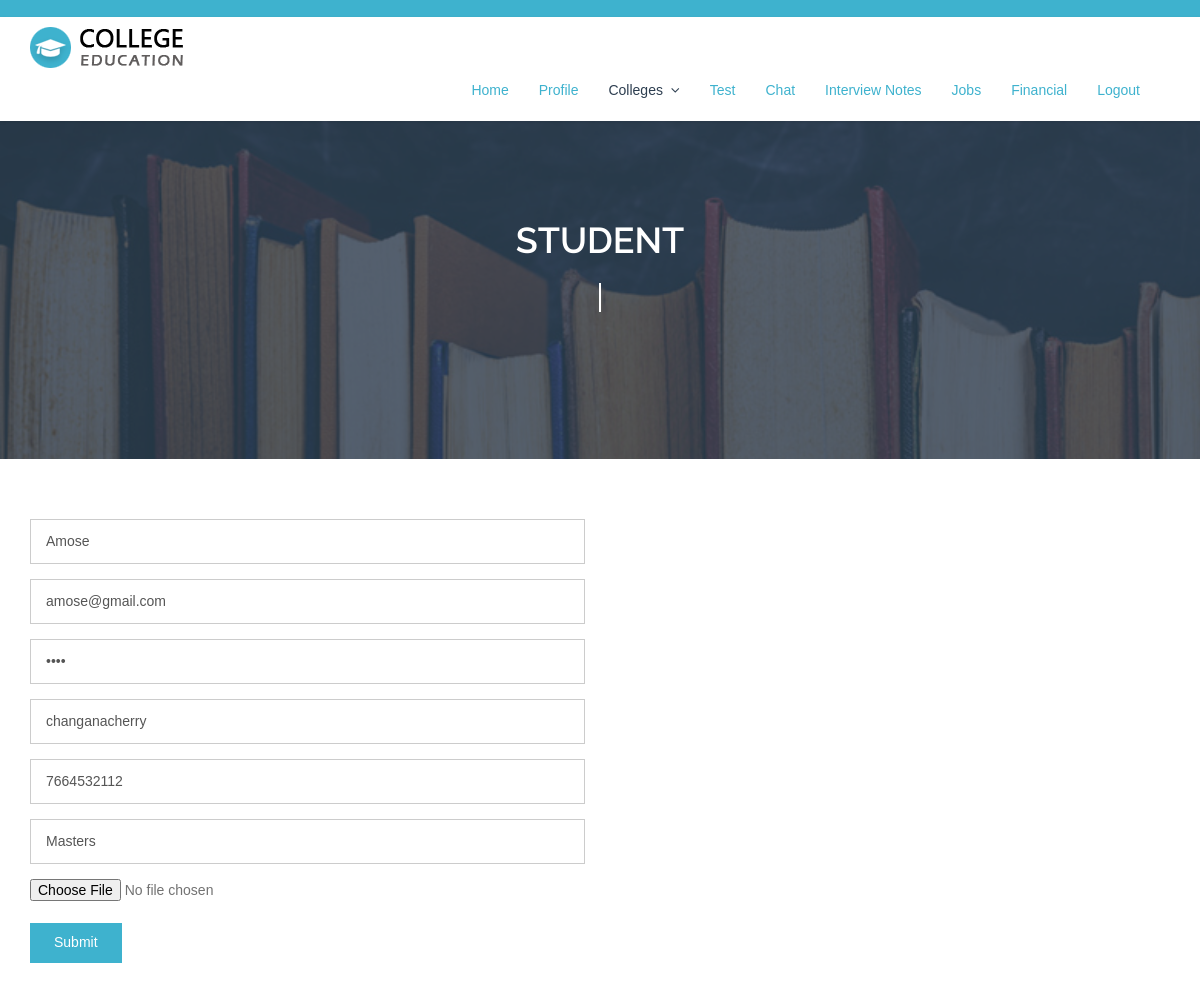
The page /UpdateStud?uid=26 (upper part) on the database as committed earlier.
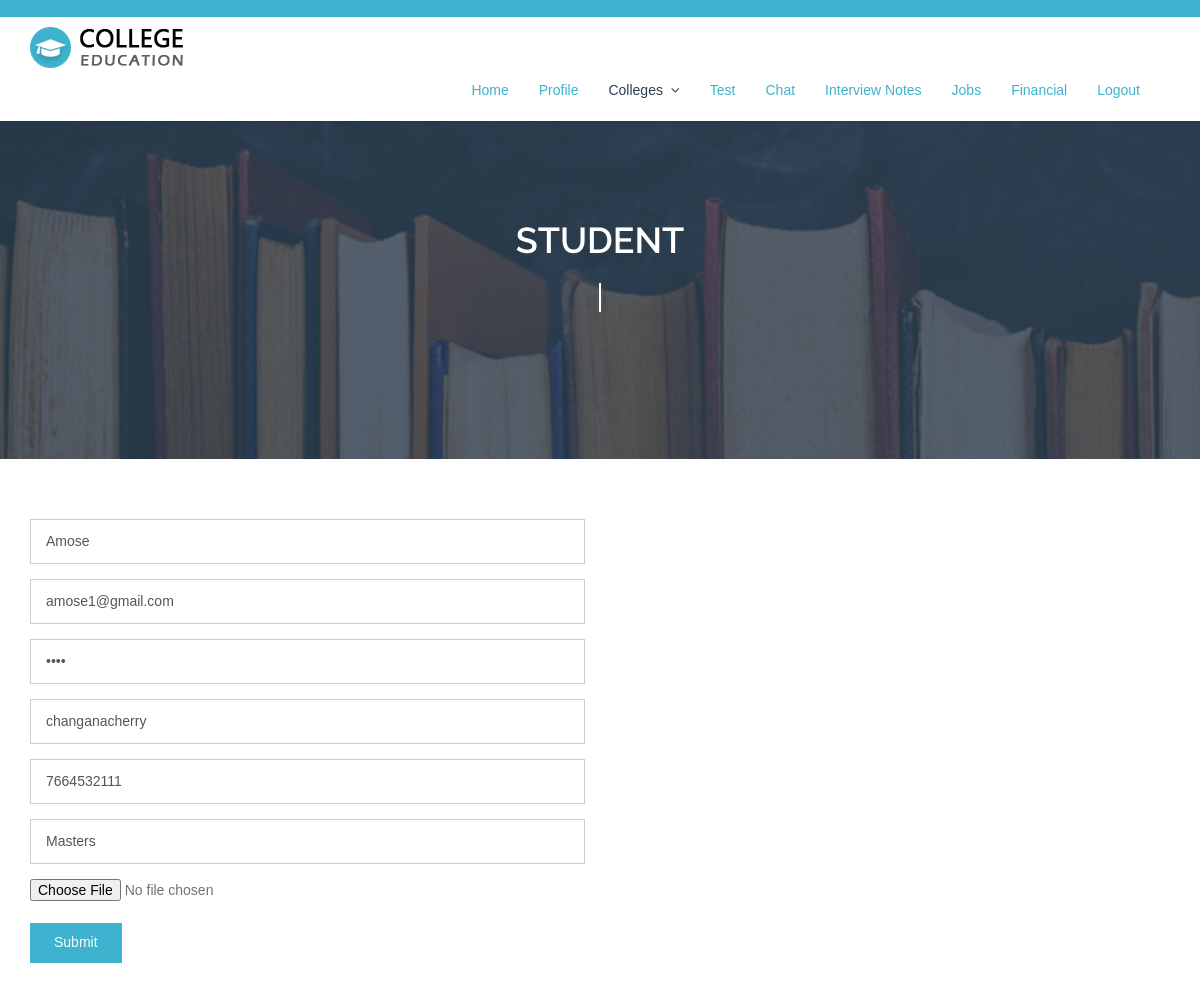
The same page on the database as committed later.
### myapp/models.py (models this page shows)
class Student(models.Model):
    user=models.ForeignKey(Login,on_delete=models.CASCADE)
    name=models.CharField(max_length=30,null=True)
    email=models.EmailField()
    password=models.CharField(max_length=30,null=True)
    phone=models.CharField(max_length=30,null=True)
    location=models.CharField(max_length=30,null=True)
    qualification=models.CharField(max_length=30,null=True)
    image=models.FileField(upload_to='file' ,null=True)

### myapp/views.py (the view, shortened to what this page needs)
# urls.py: path('UpdateStud',views.UpdateStud),
def UpdateStud(request):
    uid = request.GET.get('uid')
    student = Student.objects.get(user=uid)
    return render(request, "student/UpdateStud.html", {'student': student})

### templates/student/UpdateStud.html (shortened to what this page needs)
{% extends 'student/common.html' %}
{% load static %}
{% block content %}
<div class="inner-page-wrapper contact-wrapper"  enctype="multipart/form-data">
    <div class="container">
      <div class="row">
        <div class="col-md-9 col-sm-8">
          <div class="contact-text-container">
            <form method="POST" enctype="multipart/form-data">
              <div class="row">
                <div class="col-md-8 col-xs-12">
                  <div class="form-group">
                    <input name="name" required class="form-control form-item" placeholder="name" value="{{ student.name }}" type="text">
                  </div>
                </div>
                <div class="col-md-8 col-xs-12">
                  <div class="form-group">
                    <input name="email" required class="form-control form-item" value="{{ student.email }}" placeholder="email" type="text">
                  </div>
                </div>
                <div class="col-md-8 col-xs-12">
                  <div class="form-group">
                    <input name="password" required class="form-control form-item" value="{{ student.password }}" placeholder="password" type="password">
                  </div>
                </div>
                <div class="col-md-8 col-xs-12">
                  <div class="form-group">
                    <input name="location" required class="form-control form-item" value="{{ student.location }}" placeholder="location" type="text">
                  </div>
                </div>
                <div class="col-md-8 col-xs-12">
                  <div class="form-group">
                    <input name="phone" pattern="[6789][0-9]{9}" maxlength="10" value="{{ student.phone }}" required class="form-control form-item" placeholder="phonenumber" type="text">
                  </div>
                </div>
                <div class="col-md-8 col-xs-12">
                  <div class="form-group">
                    <input name="qualification" required class="form-control form-item" value="{{ student.qualification }}" placeholder="qualification" type="text">
                  </div>
                </div>
                <div class="col-md-8 col-xs-12">
                  <div class="form-group">
                    <input name="image" type="file">
                  </div>
                </div>
                <div class="col-xs-12">
                  <button class="btn btn-1" type="submit">Submit</button>
                </div>
              </div>
            </form>
          </div>
        </div>
      </div>
    </div>
  </div>
  {% endblock %}

Rows that differ between the two databases and show on the page:
changed Student "Amose": email "amose@gmail.com" → "amose1@gmail.com"; phone "7664532112" → "7664532111"
